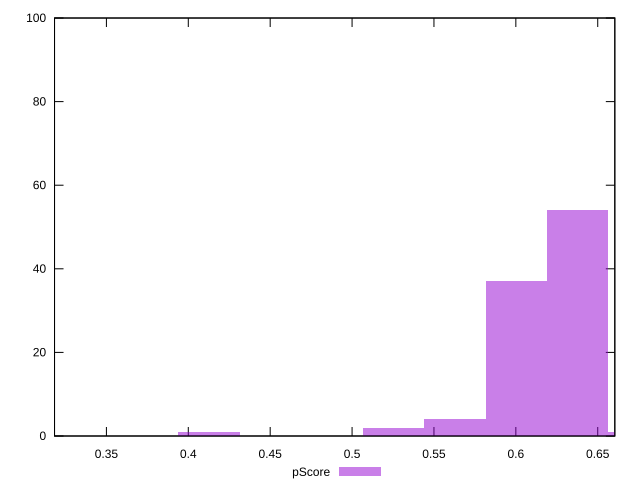

The script that saved this image:
reset

$pScore <<EOF
0.6377912902631169 54
0.600274155541757 37
0.5627570208203971 4
0.41268848193495794 1
0.3001370777708785 1
0.5252398860990374 2
0.6753084249844766 1
EOF

set key outside below
set boxwidth 0.03751713472135981
set xrange [0.3183229370686393:0.6604373090071551]
set yrange [0:100]
set trange [0:100]
set style fill transparent solid 0.5 noborder
set terminal svg size 640, 490 enhanced background rgb 'white'
set output "reprap/mainthread-work-breakdown/samples/pages+cached+noexternal/pScore/histogram.svg"

plot $pScore title "pScore" with boxes

reset
